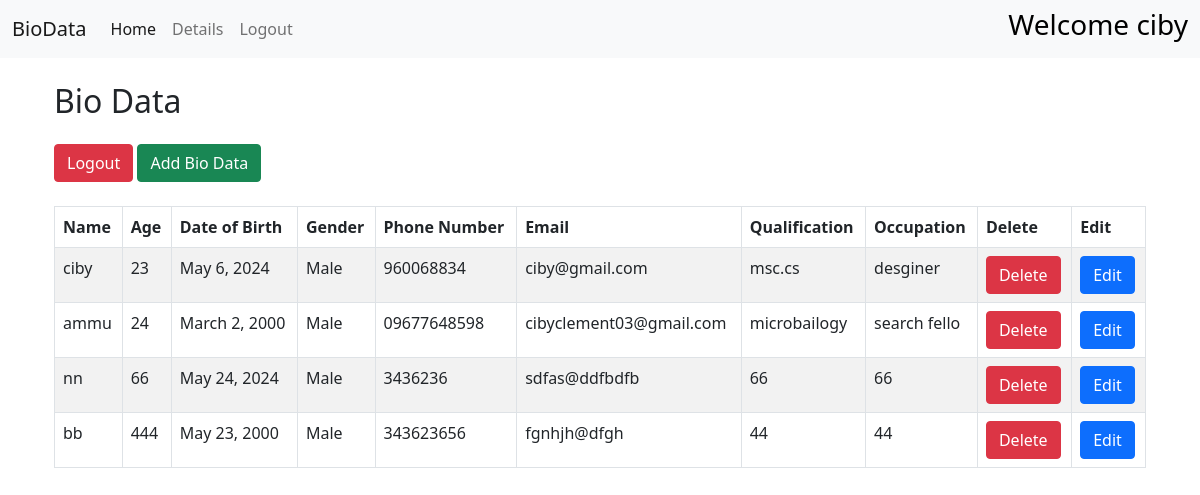
/bio_data (signed in), run on the app's committed database.
### data/models.py (models this page shows)
class BioData(models.Model):
    user = models.ForeignKey(User, on_delete=models.CASCADE)
    name = models.CharField(max_length=100)
    age = models.PositiveIntegerField()
    date_of_birth = models.DateField()
    GENDER_CHOICES = [
        ('M', 'Male'),
        ('F', 'Female'),
        ('O', 'Other')
    ]
    gender = models.CharField(max_length=1, choices=GENDER_CHOICES)
    phone_number = models.CharField(max_length=15)
    email = models.EmailField()
    qualification = models.CharField(max_length=100)
    occupation = models.CharField(max_length=100)

### data/views.py (the view)
# urls.py: path('bio_data', views.bio_data, name='bio_data'),
@login_required
def bio_data(request):
    user=request.user
    bio_data = BioData.objects.filter(user_id=user)
    return render(request, 'show_bio_data.html', {'bio_data':bio_data})

### templates/show_bio_data.html
{% extends 'base.html' %}
{% block content %}
<div class="container">
    <h2 class="mt-4">Bio Data</h2>
    <a href="/logout" class="btn btn-danger mt-3">Logout</a>
    <a href="/edit_bio_data" class="btn btn-success mt-3">Add Bio Data</a>
    <table class="table table-bordered table-striped mt-4">
        <thead class="thead-dark">
            <tr>
                <th>Name</th>
                <th>Age</th>
                <th>Date of Birth</th>
                <th>Gender</th>
                <th>Phone Number</th>
                <th>Email</th>
                <th>Qualification</th>
                <th>Occupation</th>
                <th>Delete</th>
                <th>Edit</th>
            </tr>
        </thead>
        <tbody>
            {% for data in bio_data %}
            <tr>
                <td>{{ data.name }}</td>
                <td>{{ data.age }}</td>
                <td>{{ data.date_of_birth }}</td>
                <td>{{ data.get_gender_display }}</td>
                <td>{{ data.phone_number }}</td>
                <td>{{ data.email }}</td>
                <td>{{ data.qualification }}</td>
                <td>{{ data.occupation }}</td>
                <td><a href="/delete/{{data.id}}" class="btn btn-danger">Delete</a></td>
                <td><a href="/edit/{{data.id}}" class="btn btn-primary">Edit</a></td>
            </tr>
            {% endfor %}
        </tbody>
    </table>
</div>
{% endblock %}

### templates/base.html (shortened to what this page needs)
<!DOCTYPE html>
<html lang="en">
<head>
    <link href="https://cdn.jsdelivr.net/npm/bootstrap@5.0.2/dist/css/bootstrap.min.css" rel="stylesheet">
</head>
<body>
    {% include 'nav.html' %}
    <div class="container">
        {% block content %}
        {% endblock %}
    </div>
</body>
</html>

### templates/nav.html (shortened to what this page needs)
<nav class="navbar navbar-expand-lg navbar-light bg-light">
  <div class="container-fluid">
    <a class="navbar-brand" href="#">BioData</a>
    <div class="collapse navbar-collapse" id="navbarSupportedContent">
      <ul class="navbar-nav me-auto mb-2 mb-lg-0">
        <li class="nav-item">
          <a class="nav-link active" aria-current="page" href="#">Home</a>
        </li>
        <li class="nav-item">
          <a class="nav-link" href="/details">Details</a>
        </li>
        {% if user.is_authenticated %}
          <li class="nav-item">
            <a class="nav-link" href="/logout">Logout</a>
          </li>
        {% endif %}
      </ul>
      {% if request.user.is_authenticated %}
      <h3 style="color: black;">Welcome {{ request.user }}</h3>
      {% else %}
          <h3 style="color: black;"></h3>
      {% endif %}
    </div>
  </div>
</nav>

### data on the page
BioData: name "ciby", age "23", date_of_birth "May 6, 2024", gender "Male", phone_number "960068834", email "ciby@gmail.com", qualification "msc.cs", occupation "desginer"
BioData: name "ammu", age "24", date_of_birth "March 2, 2000", gender "Male", phone_number "09677648598", email "cibyclement03@gmail.com", qualification "microbailogy", occupation "search fello"
BioData: name "nn", age "66", date_of_birth "May 24, 2024", gender "Male", phone_number "3436236", email "sdfas@ddfbdfb", qualification "66", occupation "66"
BioData: name "bb", age "444", date_of_birth "May 23, 2000", gender "Male", phone_number "343623656", email "fgnhjh@dfgh", qualification "44", occupation "44"

### other printed values
{{ request.user }} "ciby"
